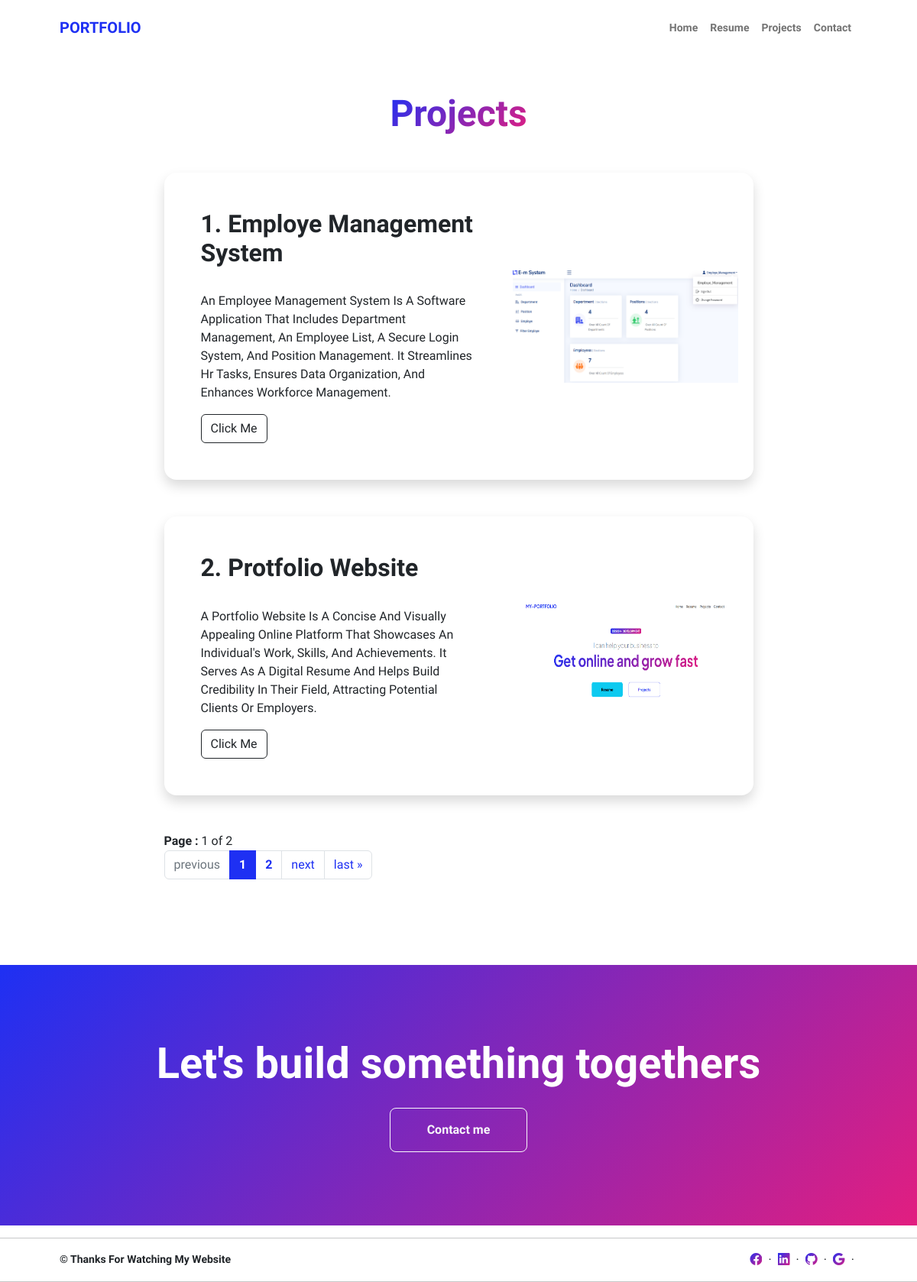
The app's page /project/ with its own data.
### core/models.py (models this page shows, shortened)
class Projects_Data(models.Model):
    project_name = models.CharField(max_length=100)
    project_details = models.TextField()
    project_images = models.ImageField(upload_to='projects_images/')
    project_links = models.CharField(max_length=500)
    project_submission_date = models.DateTimeField(auto_now_add=True)

### core/views.py (the view)
# urls.py: path('project/',views.Project_page, name='Project_page'),
def Project_page(request):
    projects_list = Projects_Data.objects.all()
    paginator = Paginator(projects_list, 2)  # Show 1 contacts per page
    page_number = request.GET.get("page")
    page_obj = paginator.get_page(page_number)
    context={'page_obj': page_obj }
    return render (request,'core/project.html',context)

### templates/core/project.html (shortened to what this page needs)
{% extends 'Basic.html' %}
{% load static %}
{% block content %}
    <section class="py-5">
        <div class="container px-5 mb-5">
            <div class="text-center mb-5">
                <h1 class="display-5 fw-bolder mb-0"><span class="text-gradient d-inline">Projects</span></h1>
            </div>
            <div class="row gx-5 justify-content-center">
                <div class="col-lg-11 col-xl-9 col-xxl-8">
                    {% for x in page_obj  %}
                    <div class="card overflow-hidden shadow rounded-4 border-0 mb-5">
                        <div class="card-body p-0">
                            <div class="d-flex align-items-center">
                                <div class="p-5">
                                    <h2 class="fw-bolder"> {{ forloop.counter }}. {{ x.project_name }} </h2> <br>
                                    <p>{{ x.project_details | title }}</p>
                                     <a href= {{ x.project_links }} target="_blank"><button class="btn btn-outline-dark">Click Me</button></a>
                                </div>
                                <img class="img-fluid" src="{{ x.project_images.url }}" alt="Image Not Found"  style="height: 149px;width: 315px; padding-right: 20px;" />
                            </div>
                        </div>
                    </div>
                    {% endfor %}
                    <nav aria-label="...">
                        <span class="current">
                           <b> Page : </b> {{ page_obj.number }} of {{ page_obj.paginator.num_pages }}
                        </span> <br>
                        <ul class="pagination">
                            {% if page_obj.has_previous %}
                                <li class="page-item">
                                    <a class="page-link" href="?page=1" aria-label="First">
                                        &laquo; first
                                    </a>
                                </li>
                                <li class="page-item">
                                    <a class="page-link" href="?page={{ page_obj.previous_page_number }}" aria-label="Previous">
                                        previous
                                    </a>
                                </li>
                            {% else %}
                                <li class="page-item disabled">
                                    <span class="page-link">previous</span>
                                </li>
                            {% endif %}
                            {% for num in page_obj.paginator.page_range %}
                                <li class="page-item{% if num == page_obj.number %} active{% endif %}">
                                    <a class="page-link" href="?page={{ num }}"><b>{{ num }}</b></a>
                                </li>
                            {% endfor %}
                            {% if page_obj.has_next %}
                                <li class="page-item">
                                    <a class="page-link" href="?page={{ page_obj.next_page_number }}" aria-label="Next">
                                        next
                                    </a>
                                </li>
                                <li class="page-item">
                                    <a class="page-link" href="?page={{ page_obj.paginator.num_pages }}" aria-label="Last">
                                        last &raquo;
                                    </a>
                                </li>
                            {% else %}
                                <li class="page-item disabled">
                                    <span class="page-link">next</span>
                                </li>
                            {% endif %}
                        </ul>
                    </nav>
                </div>
            </div>
        </div>
    </section>
    <section class="py-5 bg-gradient-primary-to-secondary text-white">
        <div class="container px-5 my-5">
            <div class="text-center">
                <h2 class="display-4 fw-bolder mb-4">Let's build something togethers</h2>
                <a class="btn btn-outline-light btn-lg px-5 py-3 fs-6 fw-bolder" href="{% url 'Contact_page' %}">Contact me</a>
            </div>
        </div>
    </section>
{% endblock content %}

### records on screen
Projects_Data: project_name "Employe Management System", project_details "An Employee Management System Is A Software Application That Includes Department Management, An Employee List, A Secure Login System, And Position Management. It Streamlines Hr Tasks, Ensures Data Organization, And Enhances Workforce Management.", project_images (picture)
Projects_Data: project_name "Protfolio Website", project_details "A Portfolio Website Is A Concise And Visually Appealing Online Platform That Showcases An Individual's Work, Skills, And Achievements. It Serves As A Digital Resume And Helps Build Credibility In Their Field, Attracting Potential Clients Or Employers.", project_images (picture)

### other values on screen
{{ page_obj.number }} "1"
{{ page_obj.paginator.num_pages }} "2"
{{ num }} "1" "2"
